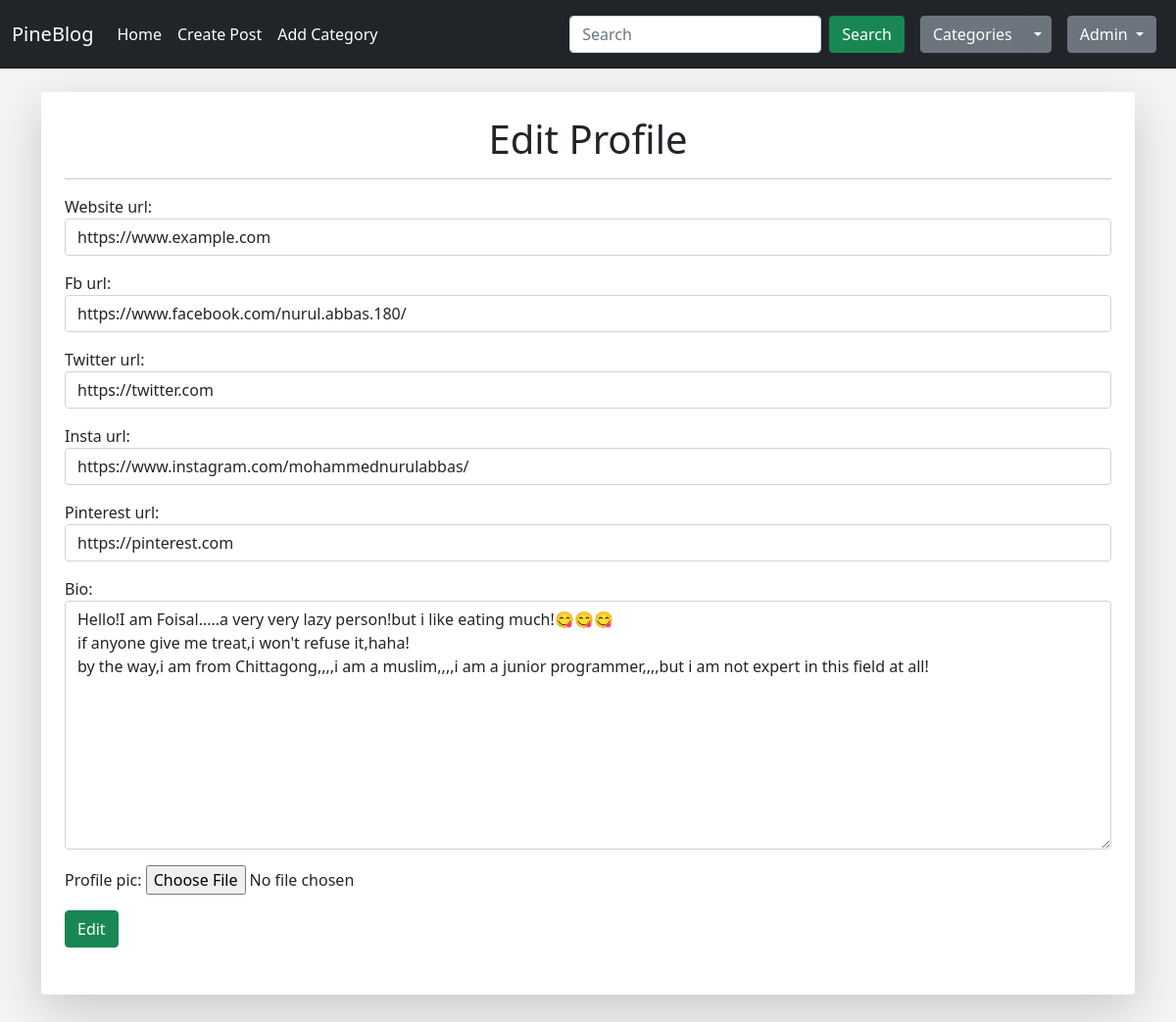
The page /users/4/edit_profile/ (signed in) on the database its author committed.
### blog/models.py (models this page shows, shortened)
class Profile(models.Model):
    user = models.OneToOneField(User,null=True,on_delete=models.CASCADE)
    bio = models.TextField()
    profile_pic = models.ImageField(null=True,blank=True,upload_to='images/profile')
    website_url = models.URLField(max_length=255,null=True,blank=True)
    fb_url = models.URLField(max_length=255,null=True,blank=True)
    twitter_url = models.URLField(max_length=255,null=True,blank=True)
    insta_url = models.URLField(max_length=255,null=True,blank=True)
    pinterest_url = models.URLField(max_length=255,null=True,blank=True)

### users/views.py (the view)
# urls.py: path('<int:pk>/edit_profile/',EditProfilePageView.as_view(),name="edit-profile"),
class EditProfilePageView(generic.UpdateView):
    model = Profile
    form_class = CreateProfileForm
    template_name = 'registration/edit_profile_page.html'
    def get_context_data(self, *args, **kwargs):
        context = super(EditProfilePageView,self).get_context_data(*args, **kwargs)
        context['cat_menu'] = Category.objects.all()
        return context

### users/forms.py
class CreateProfileForm(forms.ModelForm):
    class Meta:
        model = Profile
        fields = ('website_url','fb_url','twitter_url','insta_url','pinterest_url','bio','profile_pic',)
        widgets = {
            'bio': forms.Textarea(attrs={'class': 'form-control'}),
            'website_url': forms.URLInput(attrs={'class': 'form-control'}),
            'fb_url': forms.URLInput(attrs={'class': 'form-control'}),
            'twitter_url': forms.URLInput(attrs={'class': 'form-control'}),
            'insta_url': forms.URLInput(attrs={'class': 'form-control'}),
            'pinterest_url': forms.URLInput(attrs={'class': 'form-control'}),
        }

### blog/models.py (called while the page is built)
    def __str__(self):
        return self.name

### users/templates/registration/edit_profile_page.html (shortened to what this page needs)
{% extends 'base.html' %}
{% block content %}
    <div class="shadow-lg p-4 mb-5 bg-body rounded" style="margin-top:1.5rem;">
    {% if user.is_authenticated and user.profile.id == profile.id %}
            <center><h1>Edit Profile</h1><hr></center>
            <div class="form-group">
                <form method="POST" enctype="multipart/form-data">
                    {{ form.as_p }}
                    <button class="btn btn-success">Edit</button>
                </form>
            </div><br>
    {% else %}
        <br><center><h1>Sorry,you are not allowed!</h1></center><br>
    {% endif %}
    </div>
{% endblock %}

### blog/Templates/navbar.html (shortened to what this page needs)
<nav class="navbar navbar-expand-lg navbar-dark bg-dark sticky-top">
  <div class="container-fluid">
    <a class="navbar-brand" href="{% url 'home' %}">PineBlog</a>
    <div class="collapse navbar-collapse" id="navbarSupportedContent">
      <ul class="navbar-nav me-auto mb-2 mb-lg-0">
        <li class="nav-item">
          <a class="nav-link active" aria-current="page" href="{% url 'home' %}">Home</a>
        </li>
        {% if user.is_authenticated and user.profile %}
          <li class="nav-item">
            <a class="nav-link active" aria-current="page" href="{% url 'create-post' %}">Create Post</a>
          </li>
          <li class="nav-item">
            <a class="nav-link active" aria-current="page" href="{% url 'add-category' %}">Add Category</a>
          </li>
        {% endif %}
      </ul>
      <form class="d-flex" method=POST action="{% url 'search' %}" style="margin:0.5rem;">
        <input class="form-control me-2" type="search" placeholder="Search" aria-label="Search" name="searched">
        <button class="btn btn-success" type="submit">Search</button>
      </form>
      {% if cat_menu %}
        <div class="btn-group" style="margin:0.5rem;">
          <a type="button" class="btn btn-secondary" href="{% url 'categories' %}">Categories</a>
          <button type="button" class="btn btn-secondary dropdown-toggle dropdown-toggle-split" data-bs-toggle="dropdown" aria-expanded="false">
          </button>
        </div>
      {% endif %}
      {% if user.is_authenticated %}
        <div class="btn-group" style="margin:0.5rem;">
          <button type="button" class="btn btn-secondary dropdown-toggle" data-bs-toggle="dropdown" aria-expanded="false">
            {{ user }}
          </button>
        </div>
      {% else %}
        <a style="margin:0.5rem;" class="btn btn-secondary" href="{% url 'signup' %}">Sign Up</a>
        <a style="margin:0.5rem;" class="btn btn-secondary" href="{% url 'login' %}">Sign In</a>
      {% endif %}
    </div>
  </div>
</nav>

### blog/Templates/base.html (style rules this page uses)
body { background: #f4f4f4; }
a { text-decoration:none; }

### rows shown on the page
Profile: website_url "https://www.example.com", fb_url "https://www.facebook.com/nurul.abbas.180/", twitter_url "https://twitter.com", insta_url "https://www.instagram.com/mohammednurulabbas/", pinterest_url "https://pinterest.com", bio "Hello!I am Foisal.....a very very lazy person!but i like eating much!😋😋😋 if anyone give me treat,i won't refuse it,haha! by the way,i am from Chittagong,,,,i am a muslim,,,,i am a junior programmer,,,,but i am not expert in this field at all!"

### other values the page prints
{{ user }} "Admin"
